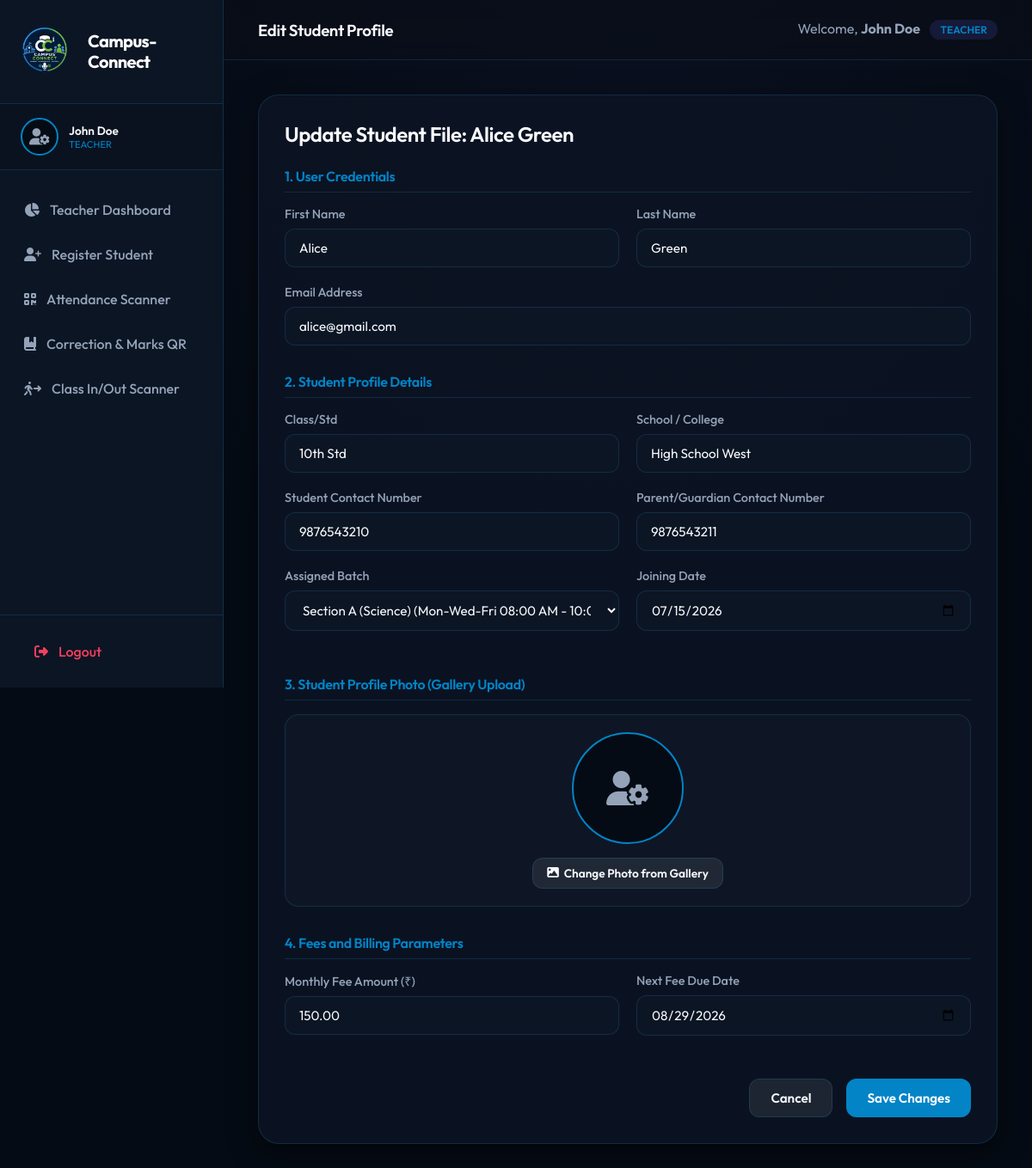
Screenshot of /student/edit/1/ (signed in) with the database file from the repository.
### coaching/models.py (models this page shows, shortened)
class User(AbstractUser):
    ROLE_CHOICES = (
        ('super_admin', 'Super Admin'),
        ('teacher', 'Teacher'),
        ('student', 'Student'),
    )
    role = models.CharField(max_length=20, choices=ROLE_CHOICES, default='student')
    face_data = models.TextField(blank=True, null=True, help_text="Base64 encoded profile photo for user accounts")

class StudentProfile(models.Model):
    user = models.OneToOneField(User, on_delete=models.CASCADE, related_name='student_profile')
    class_std = models.CharField(max_length=50, blank=True, null=True, verbose_name="Class/Std")
    school_college = models.CharField(max_length=200, verbose_name="School/College")
    contact_number = models.CharField(max_length=15)
    parent_contact = models.CharField(max_length=15)
    joining_date = models.DateField(default=timezone.now)
    batch = models.ForeignKey(Batch, on_delete=models.SET_NULL, null=True, related_name='students', verbose_name="Section")
    monthly_fee = models.DecimalField(max_digits=10, decimal_places=2, default=0.00, help_text="Legacy monthly fee reference")
    total_fee = models.DecimalField(max_digits=10, decimal_places=2, default=35000.00, verbose_name="Total Course Fee")
    next_due_date = models.DateField(default=timezone.now)
    qr_code_token = models.CharField(max_length=100, unique=True, default=uuid.uuid4)
    face_data = models.TextField(blank=True, null=True, help_text="Deprecated photo data")
    individual_note = models.TextField(blank=True, null=True, help_text="Individual homework or custom task assigned to this student")
    last_scanned_ip = models.GenericIPAddressField(blank=True, null=True, help_text="IP address of device used to scan QR info")
    last_scanned_at = models.DateTimeField(blank=True, null=True, help_text="Last QR info scan timestamp")

class Batch(models.Model):
    name = models.CharField(max_length=100, verbose_name="Section Name")
    teacher = models.ForeignKey(User, on_delete=models.SET_NULL, null=True, blank=True, related_name='assigned_batches', verbose_name="Assigned Section Teacher")
    description = models.TextField(blank=True)
    timing = models.CharField(max_length=100, help_text="e.g. Mon-Wed-Fri 7:15 PM - 8:15 PM")
    start_time = models.TimeField(default='09:00:00', help_text="Section start time")
    daily_note = models.TextField(blank=True, null=True, help_text="Daily teacher tip, assignment, or announcement for the section")
    created_at = models.DateTimeField(auto_now_add=True)
    class Meta:
        verbose_name = "Section"
        verbose_name_plural = "Sections"

### coaching/decorators.py (the view)
        def _wrapped_view(request, *args, **kwargs):
            if not request.user.is_authenticated:
                return redirect_to_login(request.get_full_path())
            if request.user.role in roles or request.user.is_superuser:
                return view_func(request, *args, **kwargs)
            raise PermissionDenied

### templates/coaching/edit_student.html (shortened to what this page needs)
{% extends 'coaching/base.html' %}
{% block page_title %}Edit Student Profile{% endblock %}
{% block content %}
<div class="card-premium" style="max-width: 800px; margin: 0 auto;">
    <h2 style="margin-bottom: 24px;">Update Student File: {{ profile.user.get_full_name }}</h2>
    <form method="post" action="{% url 'edit_student' student_id=profile.id %}" enctype="multipart/form-data">
        <h4 style="color: var(--accent-indigo); margin-bottom: 16px; border-bottom: 1px solid var(--border-color); padding-bottom: 8px;">1. User Credentials</h4>
        <div class="form-grid">
            <div class="form-group">
                <label for="first_name" class="form-label">First Name</label>
                <input type="text" name="first_name" id="first_name" class="form-control" value="{{ profile.user.first_name }}" required>
            </div>
            <div class="form-group">
                <label for="last_name" class="form-label">Last Name</label>
                <input type="text" name="last_name" id="last_name" class="form-control" value="{{ profile.user.last_name }}" required>
            </div>
        </div>
        <div class="form-group">
            <label for="email" class="form-label">Email Address</label>
            <input type="email" name="email" id="email" class="form-control" value="{{ profile.user.email }}">
        </div>
        <h4 style="color: var(--accent-indigo); margin-top: 32px; margin-bottom: 16px; border-bottom: 1px solid var(--border-color); padding-bottom: 8px;">2. Student Profile Details</h4>
        <div class="form-grid">
            <div class="form-group">
                <label for="class_std" class="form-label">Class/Std</label>
                <input type="text" name="class_std" id="class_std" class="form-control" value="{{ profile.class_std|default:'' }}" placeholder="e.g. 10th Std, 12th Sci" required>
            </div>
            <div class="form-group">
                <label for="school_college" class="form-label">School / College</label>
                <input type="text" name="school_college" id="school_college" class="form-control" value="{{ profile.school_college }}" required>
            </div>
        </div>
        <div class="form-grid">
            <div class="form-group">
                <label for="contact_number" class="form-label">Student Contact Number</label>
                <input type="text" name="contact_number" id="contact_number" class="form-control" value="{{ profile.contact_number }}" required>
            </div>
            <div class="form-group">
                <label for="parent_contact" class="form-label">Parent/Guardian Contact Number</label>
                <input type="text" name="parent_contact" id="parent_contact" class="form-control" value="{{ profile.parent_contact }}" required>
            </div>
        </div>
        <div class="form-grid">
            <div class="form-group">
                <label for="batch" class="form-label">Assigned Batch</label>
                <select name="batch" id="batch" class="form-control" required>
                    {% for batch in batches %}
                        <option value="{{ batch.id }}" {% if profile.batch.id == batch.id %}selected{% endif %}>{{ batch.name }} ({{ batch.timing }})</option>
                    {% endfor %}
                </select>
            </div>
            <div class="form-group">
                <label for="joining_date" class="form-label">Joining Date</label>
                <input type="date" name="joining_date" id="joining_date" class="form-control" value="{{ profile.joining_date|date:'Y-m-d' }}" required>
            </div>
        </div>
        <h4 style="color: var(--accent-indigo); margin-top: 32px; margin-bottom: 16px; border-bottom: 1px solid var(--border-color); padding-bottom: 8px;">3. Student Profile Photo (Gallery Upload)</h4>
        <div style="background-color: rgba(255, 255, 255, 0.02); border: 1px solid var(--border-color); padding: 20px; border-radius: 16px; margin-bottom: 24px; text-align: center;">
            <div style="display: flex; flex-direction: column; align-items: center; gap: 16px;">
                <div style="width: 130px; height: 130px; border-radius: 50%; overflow: hidden; background-color: var(--bg-primary); display: flex; align-items: center; justify-content: center; border: 2px solid var(--accent-indigo);">
                    {% if profile.face_data %}
                        <img id="studentPhotoPreview" src="{{ profile.face_data }}" style="width: 100%; height: 100%; object-fit: cover;">
                        <i class="fa-solid fa-user-gear" id="studentPhotoIcon" style="font-size: 2.5rem; color: var(--text-secondary); display: none;"></i>
                    {% else %}
                        <i class="fa-solid fa-user-gear" id="studentPhotoIcon" style="font-size: 2.5rem; color: var(--text-secondary);"></i>
                    {% endif %}
                </div>
                <div>
                    <button type="button" class="btn-premium btn-secondary" onclick="document.getElementById('galleryFileInput').click()" style="font-size: 0.85rem; padding: 8px 16px;">
                        <i class="fa-solid fa-image" style="margin-right: 6px;"></i> Change Photo from Gallery
                    </button>
                </div>
            </div>
        </div>
        <h4 style="color: var(--accent-indigo); margin-top: 32px; margin-bottom: 16px; border-bottom: 1px solid var(--border-color); padding-bottom: 8px;">4. Fees and Billing Parameters</h4>
        <div class="form-grid" style="margin-bottom: 30px;">
            <div class="form-group">
                <label for="monthly_fee" class="form-label">Monthly Fee Amount (₹)</label>
                <input type="number" step="0.01" name="monthly_fee" id="monthly_fee" class="form-control" value="{{ profile.monthly_fee }}" required>
            </div>
            <div class="form-group">
                <label for="next_due_date" class="form-label">Next Fee Due Date</label>
                <input type="date" name="next_due_date" id="next_due_date" class="form-control" value="{{ profile.next_due_date|date:'Y-m-d' }}" required>
            </div>
        </div>
        <div style="display: flex; gap: 16px; justify-content: flex-end;">
            <a href="{% url 'student_detail' student_id=profile.id %}" class="btn-premium btn-secondary">Cancel</a>
            <button type="submit" class="btn-premium">Save Changes</button>
        </div>
    </form>
</div>
{% endblock %}

### templates/coaching/base.html (shortened to what this page needs)
{% load static %}
<!DOCTYPE html>
<html lang="en">
<head>
    <link rel="stylesheet" href="{% static 'coaching/style.css' %}?v=3">
    <link rel="stylesheet" href="https://cdnjs.cloudflare.com/ajax/libs/font-awesome/6.4.0/css/all.min.css">
</head>
<body>
    {% if user.is_authenticated %}
    <aside class="sidebar">
        <div class="sidebar-brand">
            <a href="{% url 'dashboard_redirect' %}" class="sidebar-brand-link">
                <img src="{% static 'coaching/logo.png' %}" alt="Campus-Connect Logo" style="height: 72px; width: 72px; object-fit: contain; flex-shrink: 0;">
                <span style="font-weight: 700; line-height: 1.2; white-space: normal; color: #ffffff !important; text-shadow: none !important;">Campus-Connect</span>
            </a>
        </div>
        <div style="padding: 16px 24px; display: flex; align-items: center; gap: 12px; border-bottom: 1px solid var(--border-color); background-color: rgba(0,0,0,0.15);">
            <div style="width: 44px; height: 44px; border-radius: 50%; overflow: hidden; border: 2px solid var(--accent-indigo); cursor: pointer; flex-shrink: 0; background-color: var(--bg-primary); display: flex; align-items: center; justify-content: center;" onclick="openProfilePhotoModal()" title="Click to upload profile photo">
                {% if user.face_data %}
                    <img id="sidebarUserPhoto" src="{{ user.face_data }}" style="width: 100%; height: 100%; object-fit: cover;">
                {% else %}
                    <i class="fa-solid fa-user-gear" style="font-size: 1.2rem; color: var(--text-secondary);"></i>
                {% endif %}
            </div>
            <div style="overflow: hidden; text-overflow: ellipsis; white-space: nowrap;">
                <div style="font-size: 0.85rem; font-weight: 600; color: var(--text-primary); cursor: pointer;" onclick="openProfilePhotoModal()">{{ user.get_full_name|default:user.username }}</div>
                <div style="font-size: 0.7rem; color: var(--accent-indigo); text-transform: uppercase;">{{ user.get_role_display|default:user.role }}</div>
            </div>
        </div>
        <ul class="sidebar-menu">
            {% if user.role == 'super_admin' or user.is_superuser %}
                <li>
                    <a href="{% url 'super_admin_dashboard' %}" class="sidebar-link {% block active_dashboard %}{% endblock %}">
                        <i class="fa-solid fa-chart-line"></i> Admin Dashboard
                    </a>
                </li>
                <li>
                    <a href="{% url 'teacher_dashboard' %}" class="sidebar-link {% block active_student_directory %}{% endblock %}">
                        <i class="fa-solid fa-chart-pie"></i> Student Directory
                    </a>
                </li>
                <li>
                    <a href="{% url 'scanner_attendance' %}" class="sidebar-link {% block active_att_scan_admin %}{% endblock %}">
                        <i class="fa-solid fa-qrcode"></i> Attendance Scanner
                    </a>
                </li>
                <li>
                    <a href="{% url 'scanner_corrections' %}" class="sidebar-link {% block active_corr_scan_admin %}{% endblock %}">
                        <i class="fa-solid fa-book-bookmark"></i> Correction & Marks QR
                    </a>
                </li>
                <li>
                    <a href="{% url 'scanner_movement' %}" class="sidebar-link {% block active_mov_scan_admin %}{% endblock %}">
                        <i class="fa-solid fa-person-walking-arrow-right"></i> Class In/Out Scanner
                    </a>
                </li>
                <li>
                    <a href="{% url 'scanner_fees' %}" class="sidebar-link {% block active_fee_scan_admin %}{% endblock %}">
                        <i class="fa-solid fa-receipt"></i> Fee Collection Scanner
                    </a>
                </li>
            {% elif user.role == 'teacher' %}
                <li>
                    <a href="{% url 'teacher_dashboard' %}" class="sidebar-link {% block active_teacher_dashboard %}{% endblock %}">
                        <i class="fa-solid fa-chart-pie"></i> Teacher Dashboard
                    </a>
                </li>
                <li>
                    <a href="{% url 'register_student' %}" class="sidebar-link {% block active_register %}{% endblock %}">
                        <i class="fa-solid fa-user-plus"></i> Register Student
                    </a>
                </li>
                <li>
                    <a href="{% url 'scanner_attendance' %}" class="sidebar-link {% block active_att_scan %}{% endblock %}">
                        <i class="fa-solid fa-qrcode"></i> Attendance Scanner
                    </a>
                </li>
                <li>
                    <a href="{% url 'scanner_corrections' %}" class="sidebar-link {% block active_corr_scan %}{% endblock %}">
                        <i class="fa-solid fa-book-bookmark"></i> Correction & Marks QR
                    </a>
                </li>
                <li>
                    <a href="{% url 'scanner_movement' %}" class="sidebar-link {% block active_mov_scan %}{% endblock %}">
                        <i class="fa-solid fa-person-walking-arrow-right"></i> Class In/Out Scanner
                    </a>
                </li>
            {% endif %}
        </ul>
        <div class="sidebar-footer">
            <a href="{% url 'logout' %}" class="sidebar-link" style="color: var(--accent-rose)">
                <i class="fa-solid fa-right-from-bracket"></i> Logout
            </a>
        </div>
    </aside>
    <div class="main-wrapper">
        <header class="topbar">
            <div>
                <h3>{% block page_title %}Dashboard{% endblock %}</h3>
            </div>
            <div style="display: flex; align-items: center; gap: 16px;">
                <span style="color: var(--text-secondary)">
                    Welcome, <strong>{{ user.get_full_name|default:user.username }}</strong>
                    <span class="badge badge-info" style="margin-left: 8px;">{{ user.get_role_display }}</span>
                </span>
            </div>
        </header>
        <main class="content-container">
            {% block content %}{% endblock %}
        </main>
    </div>
    {% else %}
        {% block auth_content %}{% endblock %}
    {% endif %}
</body>
</html>
</html>

### rows the page displays
User: get_full_name "John Doe", role "TEACHER"
StudentProfile: user.get_full_name "Alice Green", first_name "Alice", last_name "Green", email "alice@gmail.com", class_std "10th Std", school_college "High School West", contact_number "9876543210", parent_contact "9876543211", batch "Section A (Science) (Mon-Wed-Fri 08:00 AM - 10:00 AM)", joining_date "07/15/2026", monthly_fee "150.00", next_due_date "08/29/2026"
